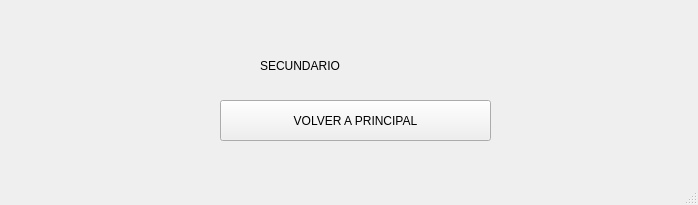
<?xml version="1.0" encoding="UTF-8"?>
<ui version="4.0">
 <class>MainWindow</class>
 <widget class="QMainWindow" name="MainWindow">
  <property name="geometry">
   <rect>
    <x>0</x>
    <y>0</y>
    <width>698</width>
    <height>205</height>
   </rect>
  </property>
  <property name="windowTitle">
   <string>MainWindow</string>
  </property>
  <widget class="QWidget" name="centralwidget">
   <widget class="QPushButton" name="pushButton_volver">
    <property name="geometry">
     <rect>
      <x>220</x>
      <y>100</y>
      <width>271</width>
      <height>41</height>
     </rect>
    </property>
    <property name="text">
     <string>VOLVER A PRINCIPAL</string>
    </property>
   </widget>
   <widget class="QLabel" name="label_sec">
    <property name="geometry">
     <rect>
      <x>260</x>
      <y>30</y>
      <width>231</width>
      <height>71</height>
     </rect>
    </property>
    <property name="styleSheet">
     <string notr="true">font: 24pt &quot;Segoe UI&quot;;</string>
    </property>
    <property name="text">
     <string>SECUNDARIO</string>
    </property>
   </widget>
  </widget>
  <widget class="QMenuBar" name="menubar">
   <property name="geometry">
    <rect>
     <x>0</x>
     <y>0</y>
     <width>698</width>
     <height>22</height>
    </rect>
   </property>
  </widget>
  <widget class="QStatusBar" name="statusbar"/>
 </widget>
 <resources/>
 <connections/>
</ui>
